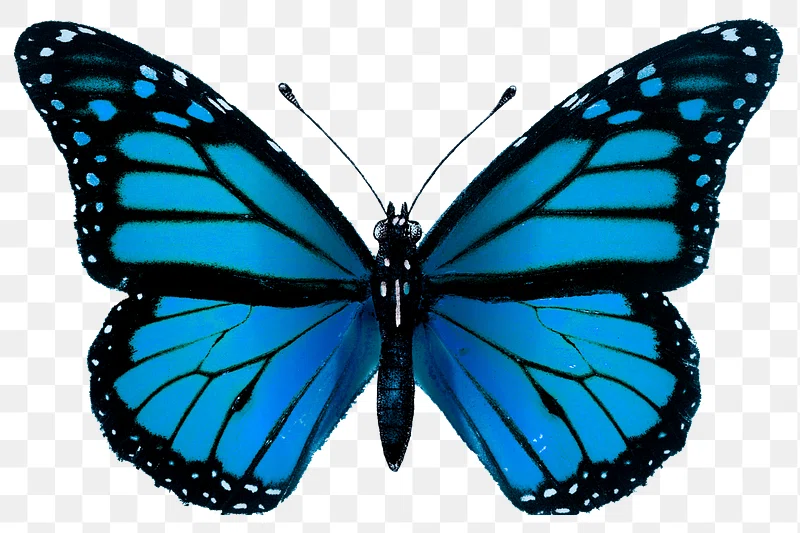
#> input picture input.jpg, 800 x 533 px, found by its file name
$ python image.py
#> lines starting #> are read from the running program, lines starting #| are printed output that depends on the picture
from PIL import Image

def encrypt_image(input_path, output_path, key):
    img = Image.open(input_path)
#> img is the input picture: PIL image 800x533 RGB; mean R, G, B 116.4, 153.4, 170.8
    pixels = img.load()
    width, height = img.size
#> width = 800; height = 533

    for i in range(width):
        for j in range(height):
            r, g, b = pixels[i, j]
            encrypted_pixel = (b, g, r)
            pixels[i, j] = encrypted_pixel

    img.save(output_path)
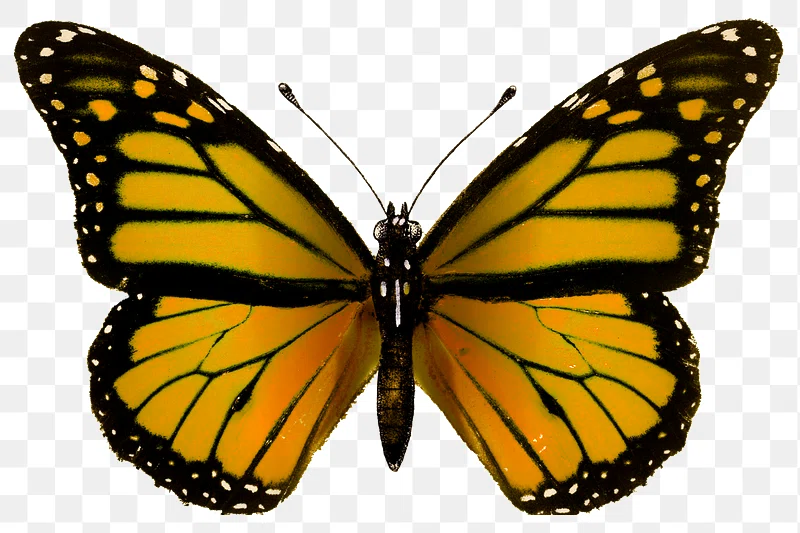
#> saved as encrypted.jpg: PIL image 800x533 RGB; mean R, G, B 170.8, 153.4, 116.4
print("Image is encrypted successfully!")

def decrypt_image(input_path, output_path, key):
    img = Image.open(input_path)
    pixels = img.load()
    width, height = img.size
#> width = 800; height = 533

    for i in range(width):
        for j in range(height):
            r, g, b = pixels[i, j]
            decrypted_pixel = (b, g, r)
            pixels[i, j] = decrypted_pixel

    img.save(output_path)
print("Image is decrypted successfully!")

input_path = r"C:\Users\DELL\Desktop\skill craft\TASK 2\input.jpg"
encrypted = r"C:\Users\DELL\Desktop\skill craft\TASK 2\encrypted.jpg"
decrypted = r"C:\Users\DELL\Desktop\skill craft\TASK 2\decrypted.jpg"

encrypt_image(input_path, encrypted, key=None)
decrypt_image(encrypted, decrypted, key=None)
